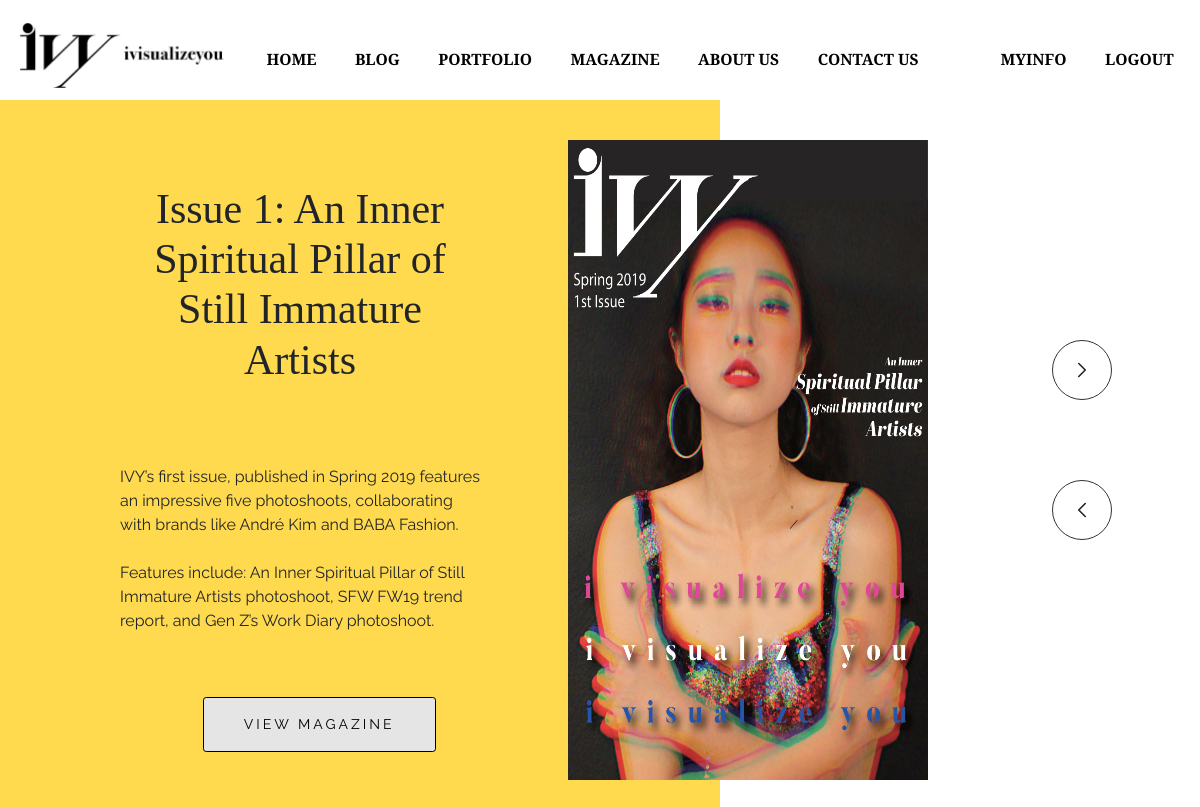
/magazine/ (signed in), run on the app's committed database.
### magazines/models.py (models this page shows, shortened)
class Magazine(models.Model):
    name = models.CharField(max_length=200, null =True)
    description = models.CharField(max_length=300, null =True)
    feature = models.CharField(max_length=300, null =True)
    magazineGroup = models.CharField(max_length=50, null = True)
    pdf = models.FileField(null =True, blank = True)
    thumbNail = models.FileField(null = True, blank = True)
    dateCreated = models.DateTimeField(auto_now_add=True, null =True)
    viewcount = models.PositiveIntegerField(default=0)

### magazines/views.py (the view)
# urls.py: path('magazine/', views.magazine, name="magazine"),
@login_required(login_url = 'login')
def magazine(request):
    magazine = Magazine.objects.all()
    magazine = sorted(magazine,key = lambda x : x.dateCreated)
    return render(request, 'magazines/magazine.html', {'magazine':magazine})

### magazines/templates/magazines/magazine.html (shortened to what this page needs)
{% extends 'magazines/main.html'%}
{% load static %}
{% block content %}
    <link rel="stylesheet" type="text/css" href="{% static '/css/magazine.css' %}">
<section>
  <div class="absolute-wrapper">
    <div class="colored-backgrounds">
    </div>
  </div>
  <main>
    <div class="content">
      {% for i in magazine %}
      {% if forloop.first %}
      <div id = "magazines" class = "magazine active">
        <h1 class="heading">
            {{i.name}}
        </h1>
        <p class="mDescription">
          {{i.description}}
        </p>
        <p class="mDescription">
            {{i.feature}}
        </p>
        <span class="button">
          <a class="btn btn-sm btn-info" href="{% url 'viewMagazine' i.id %}">View Magazine</a>
        </span>
      </div>
      {% endif %}
      {% endfor %}
    </div>
    <div class="imageBox">
      {% for i in magazine %}
      {% if forloop.first %}
      <div class = "images active">
        <img src = "{{i.thumbNail.url}}" style="width: 30vw; height: 80vh;">
      </div>
      {% else %}
      <div class = "images">
        <img src = "{{i.thumbNail.url}}" style="width: 30vw; height: 80vh;">
      </div>
      {%endif%}
      {% endfor %}
    </div>
    <div class="navigation">
      <div onClick="right(); rightImg()" class="right">
        <svg xmlns="http://www.w3.org/2000/svg" class="icon icon-right" width="26" height="26" viewBox="0 0 24 24" stroke-width="1.5" stroke="currentColor" fill="none" stroke-linecap="round" stroke-linejoin="round">
          <path stroke="none" d="M0 0h24v24H0z" />
          <polyline points="9 6 15 12 9 18" />
        </svg>
      </div>
      <div onClick="left(); leftImg()" class="left">
        <svg xmlns="http://www.w3.org/2000/svg" class="icon icon-left" width="26" height="26" viewBox="0 0 24 24" stroke-width="1.5" stroke="currentColor" fill="none" stroke-linecap="round" stroke-linejoin="round">
          <path stroke="none" d="M0 0h24v24H0z" />
          <polyline points="15 6 9 12 15 18" />
        </svg>
      </div>
    </div>
  </main>
</section>
{% endblock %}

### static/css/main.css (style rules this page uses)
body { background-color: #FFFFFF; }

### static/css/magazine.css (style rules this page uses)
section { font-family: 'Raleway', sans-serif; }
.heading { font-family: "Playfair Display", serif; text-align: center; }
main { display: grid; grid-template-rows: 1; }
.absolute-wrapper { grid-column-start: 1; grid-column-end: 1; position: absolute; overflow: hidden; height: 100vh; width: 60%; z-index: -1; }
.colored-backgrounds { position: absolute; height: inherit; width: 100%; display: -webkit-box; display: -ms-flexbox; display: flex; }
.content { width: 60vw; padding: 2vw; background-color: #FFD94E; }
.content h1 { font-size: 3.5vw; width: 30vw; margin-bottom: 10vh; }
.content p { width: 30vw; margin-bottom: 1.5rem; font-family: 'Raleway', sans-serif; }
.content .button { width: 60vw; background-color: #FFD94E; }
.content .button .btn { border: none; background-color: #FFD94E; text-transform: uppercase; letter-spacing: 3px; padding: 1rem 2.5rem; cursor: pointer; background-color: #E5E5E5; border: 0.5px solid black; margin-top: 5vh; margin-left: 23%; color: black; justify-self: center; }
.images { left: -5vw; top: 5vh; }
.navigation { position: relative; margin-top: 30vh; margin-left: 3vw; width: 10vw; grid-column-start: 3; grid-column-end: 3; grid-row: 1; }
.navigation .right, .navigation .left { position: relative; height: 60px; width: 60px; border: 1px solid #333; border-radius: 50%; display: -webkit-box; display: -ms-flexbox; display: flex; margin-bottom: 10vh; -webkit-box-pack: center; -ms-flex-pack: center; justify-content: center; -webkit-box-align: center; -ms-flex-align: center; align-items: center; cursor: pointer; }
.images, .colored-backgrounds { -webkit-transition: -webkit-transform 0.35s cubic-bezier(0.39, 0.575, 0.565, 1); transition: -webkit-transform 0.35s cubic-bezier(0.39, 0.575, 0.565, 1); transition: transform 0.35s cubic-bezier(0.39, 0.575, 0.565, 1); transition: transform 0.35s cubic-bezier(0.39, 0.575, 0.565, 1), -webkit-transform 0.35s cubic-bezier(0.39, 0.575, 0.565, 1); }
.colored-backgrounds { -webkit-transition-delay: 150ms; transition-delay: 150ms; }
.content div.active { opacity: 1; }
.content div { position: absolute; object-fit:cover; transition: 0.5s; opacity: 0; }
.imageBox { grid-column-start: 2; grid-column-end: 2; width: 20vw; }
.imageBox div { display:none; right:0; }
.imageBox div.active { display: block; position: relative; left: -15vw; top: 5vh; }
#magazines { width: 30vw; left: 10vw; margin-top: 5vw; justify-content: center; }

### data on the page
Magazine: name "Issue 1: An Inner Spiritual Pillar of Still Immature Artists", description "IVY’s first issue, published in Spring 2019 features an impressive five photoshoots, collaborating with brands like André Kim and BABA Fashion.", feature "Features include: An Inner Spiritual Pillar of Still Immature Artists photoshoot, SFW FW19 trend report, and Gen Z’s Work Diary photoshoot.", thumbNail (picture)
